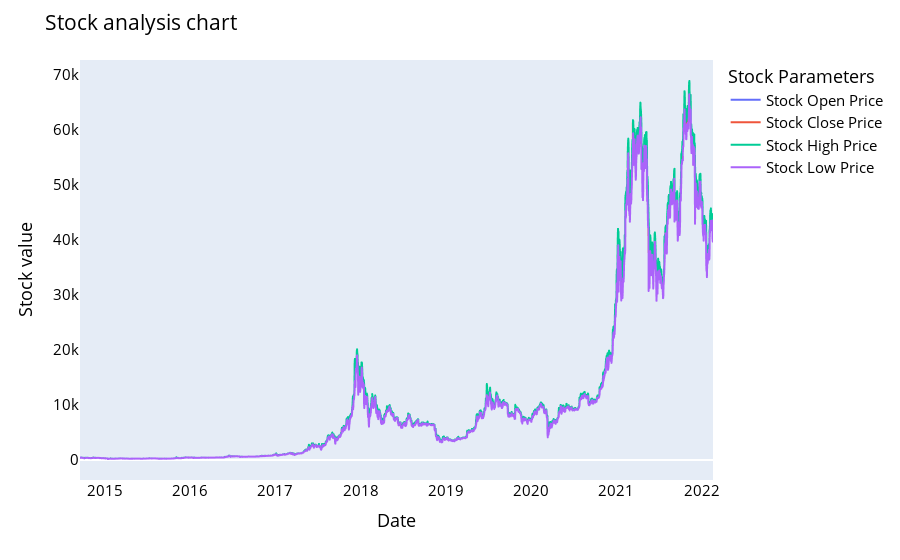

Here is the notebook cell this chart was saved with:
### Code cell
names = cycle(['Stock Open Price','Stock Close Price','Stock High Price','Stock Low Price'])

fig = px.line(y_overall, x=y_overall.Date, y=[y_overall['Open'], y_overall['Close'], 
                                          y_overall['High'], y_overall['Low']],
             labels={'Date': 'Date','value':'Stock value'})
fig.update_layout(title_text='Stock analysis chart', font_size=15, font_color='black',legend_title_text='Stock Parameters')
fig.for_each_trace(lambda t:  t.update(name = next(names)))
fig.update_xaxes(showgrid=False)
fig.update_yaxes(showgrid=False)

fig.show()

### Figure 1 — Plotly figure (JSON) as saved in the notebook; plotly's stock layout.template omitted (floating-point values rounded to 4 significant figures; data arrays with more than 128 entries replaced by an {"elided": "..."} marker saying what was removed)
{"data": [{"hovertemplate": "variable=Open<br>Date=%{x}<br>Stock value=%{y}<extra></extra>", "legendgroup": "Open", "line": {"color": "#636efa", "dash": "solid"}, "marker": {"symbol": "circle"}, "mode": "lines", "name": "Stock Open Price", "showlegend": true, "type": "scattergl", "x": {"elided": "2713 str values"}, "xaxis": "x", "y": {"elided": "2713 float values"}, "yaxis": "y"}, {"hovertemplate": "variable=Close<br>Date=%{x}<br>Stock value=%{y}<extra></extra>", "legendgroup": "Close", "line": {"color": "#EF553B", "dash": "solid"}, "marker": {"symbol": "circle"}, "mode": "lines", "name": "Stock Close Price", "showlegend": true, "type": "scattergl", "x": {"elided": "2713 str values"}, "xaxis": "x", "y": {"elided": "2713 float values"}, "yaxis": "y"}, {"hovertemplate": "variable=High<br>Date=%{x}<br>Stock value=%{y}<extra></extra>", "legendgroup": "High", "line": {"color": "#00cc96", "dash": "solid"}, "marker": {"symbol": "circle"}, "mode": "lines", "name": "Stock High Price", "showlegend": true, "type": "scattergl", "x": {"elided": "2713 str values"}, "xaxis": "x", "y": {"elided": "2713 float values"}, "yaxis": "y"}, {"hovertemplate": "variable=Low<br>Date=%{x}<br>Stock value=%{y}<extra></extra>", "legendgroup": "Low", "line": {"color": "#ab63fa", "dash": "solid"}, "marker": {"symbol": "circle"}, "mode": "lines", "name": "Stock Low Price", "showlegend": true, "type": "scattergl", "x": {"elided": "2713 str values"}, "xaxis": "x", "y": {"elided": "2713 float values"}, "yaxis": "y"}], "layout": {"autosize": true, "font": {"color": "black", "size": 15}, "legend": {"title": {"text": "Stock Parameters"}, "tracegroupgap": 0}, "margin": {"t": 60}, "title": {"text": "Stock analysis chart"}, "xaxis": {"anchor": "y", "autorange": true, "domain": [0, 1], "range": ["2014-09-17", "2022-02-19"], "showgrid": false, "title": {"text": "Date"}, "type": "date"}, "yaxis": {"anchor": "x", "autorange": true, "domain": [0, 1], "range": [-3641.0, 72600.0], "showgrid": false, "title": {"text": "Stock value"}, "type": "linear"}}}
